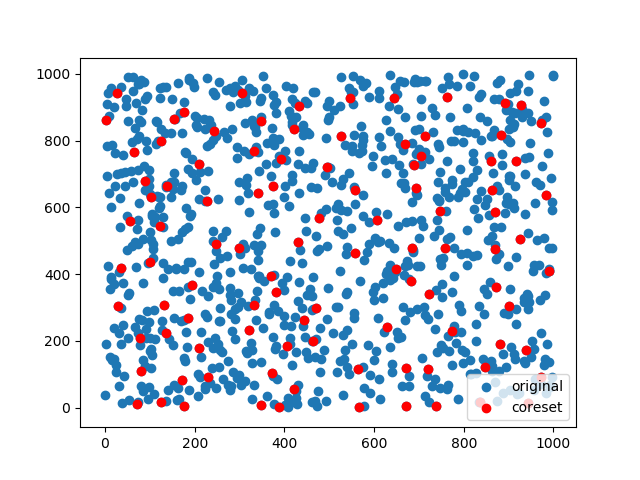

Write the Python code that produced this figure.
import math
import pickle

import cv2
import matplotlib.pyplot as plt
import numpy as np


def get_point(dim=3, low=0, high=255):
	return np.random.randint(low, high, dim)


def get_square(dim=3):
	p1 = get_point(dim)
	p2 = get_point(dim, low=max(p1))
	return np.array([p1, p2])


def is_in_square(point, square):
	square = square.tolist() if type(square) is np.ndarray else square
	point = point.tolist()
	return square[0] <= point < square[1]


points = None


def eps_sample(pts, epsilon):
	points = pts
	_eps_sample.orig_points = points
	return _eps_sample(range(len(pts)), epsilon, 0)


def _eps_sample(idx, epsilon, dim=0):
	if type(idx) is not np.ndarray:
		idx = np.array(idx)
	
	n = len(idx)
	k = int(math.ceil(epsilon * n))
	# p_sorted = sorted(orig_points, key=lambda x: x[dim])
	
	p_idx = [x[dim] for x in _eps_sample.orig_points[idx]]
	if k < n:
		p_idx = np.argpartition(p_idx, kth=range(0, n - 1, k))
	else:
		p_idx = np.argsort(p_idx)
	# p_sorted = np.array(p_sorted, object)
	# p_sorted = np.partition(p_sorted, kth=range(0, n-1, k), axis=0)
	p_sorted = idx[p_idx]
	lines = []
	for i in xrange(0, n, k):
		lines.append(np.array(p_sorted[i:i + k]))
	
	coreset = []
	if dim == _eps_sample.orig_points.shape[1] - 1:
		for line in lines:
			coreset.append(np.random.choice(line))
	
	else:
		for line in lines:
			coreset += _eps_sample(line, epsilon, dim + 1)
	
	return coreset


if __name__ == '__main__':
	dim = 2
	points = np.random.rand(1000, dim) * 1000
	points = points.astype(float)
	
	coreset = eps_sample(points, 0.1)
	coreset = points[coreset]
	coreset = np.array(coreset)
	print(coreset.shape)
	
	#
	# checking
	#
	Q = [get_square(dim) for i in range(100)]
	
	errl = []
	for q in Q:
		cs = 0.0
		for c in coreset:
			cs += is_in_square(c, q)
		cs /= coreset.shape[0]
		ps = 0.0
		for p in points:
			ps += is_in_square(p, q)
		ps /= points.shape[0]
		err = math.fabs(ps - cs)
		# print(err)
		errl.append(err)
	
	# print(errl)
	print('avg error: ' + str(np.average(errl)))
	print('max error: %f' % max(errl))
	print('min error: %f' % min(errl))
	
	plt.scatter(points[:, 0], points[:, 1], label='original')
	plt.scatter(coreset[:, 0], coreset[:, 1], c='r', label='coreset')
	plt.legend()
	plt.show()
